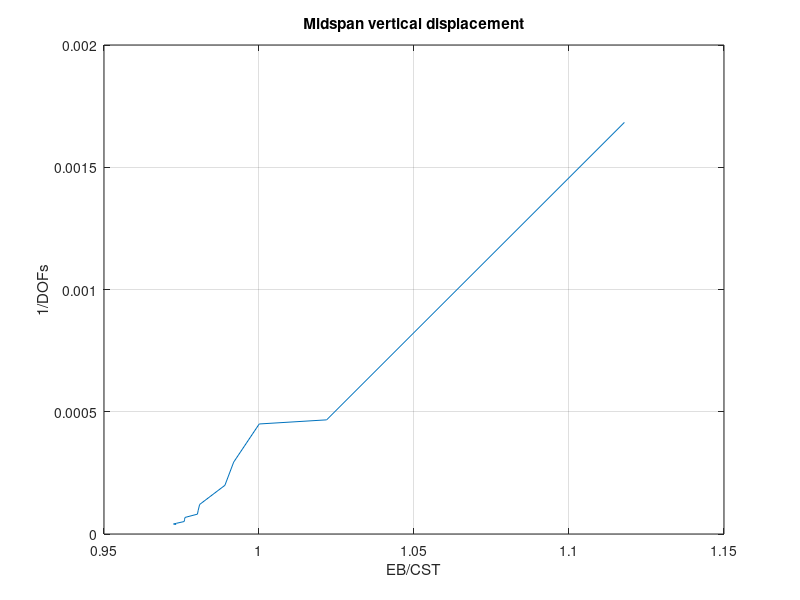
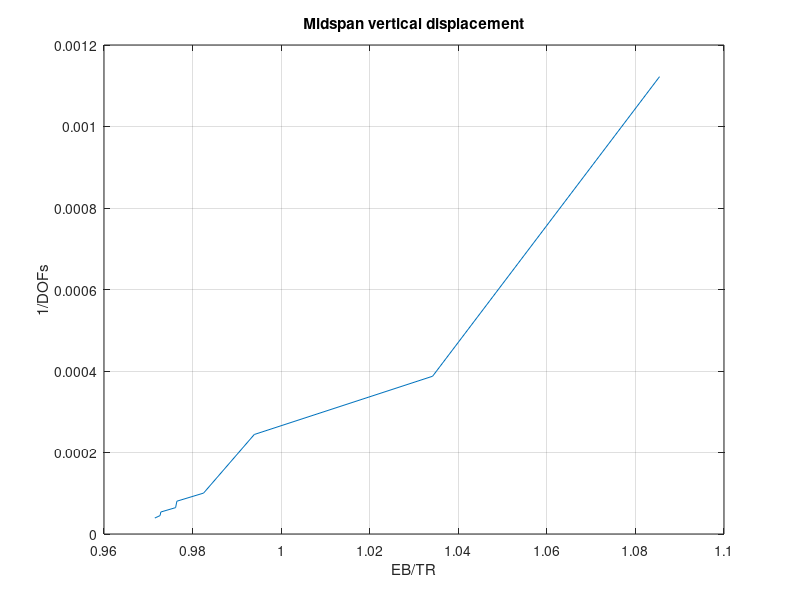
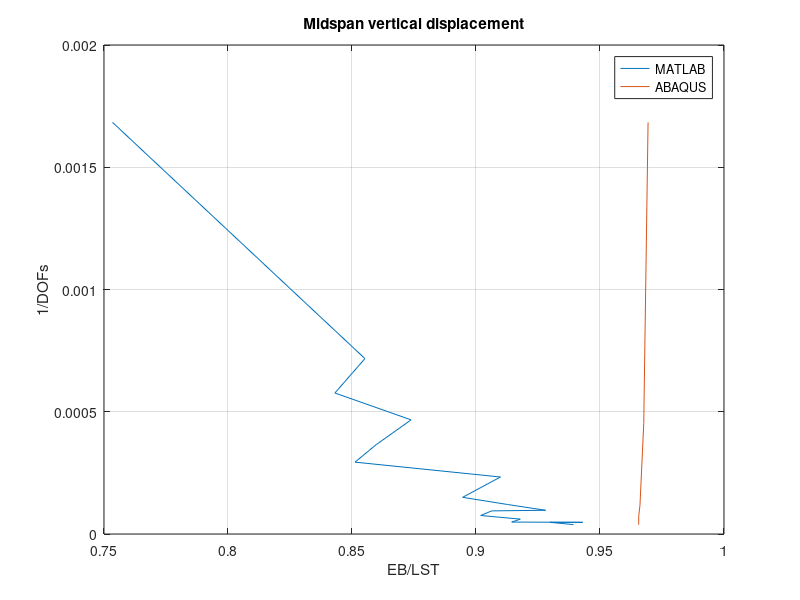
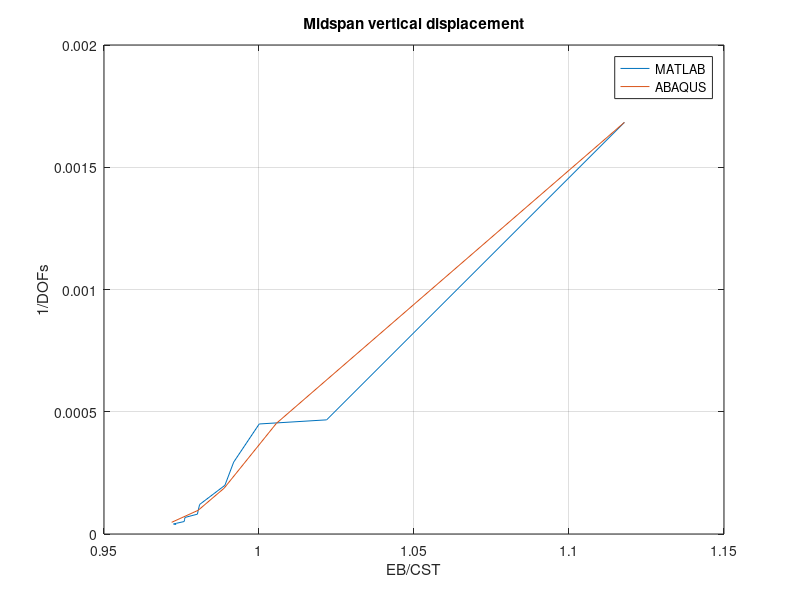

MATLAB code for these plots, in order:
clear all;
close all;
clc;
Euler = 0.001190476190476;

CST_dofs = [594,2142,2222,3402,5022,8282,10302,12322,14762,17182,19602,22842,24462,25662];
CST = [0.001064951716968,0.001165059242005,0.001190388895012,0.001200283991053,0.001203717354782,0.001213720937214,...
    0.001214289517394,0.001214598443731,0.001219601547756,0.001219790119117,0.001219912491413,0.001223069785971,0.001224238175844,...
    0.001223154500608];

LST_dofs = [594,1394,1734,2142,2730,3402,4290,6666,8282,10302,10578,13202,16422,20502,20898,20930,26082];
LST = [0.001580072703449,0.001392014990965,0.001412019295893,0.001362374920909,0.001384481393102,0.001398571095398,...
    0.001308427179395,0.001330708354128,0.001304366004828,0.001282749399446,0.001313490942182,...
    0.001319996006625,0.001297014379057,0.001301927429989,0.001262376654595,0.001280249347114,0.001267409217244];


TR_dofs = [891,2583,4095,9963,12423,15453,18513,22143,25545];
TR = [0.001096762300234,0.001151110756730,0.001197741821396,0.001211703000320,...
    0.001219183865479,0.001219542219717,0.001223723184922,0.001223937663794,0.001225441416596];


% figure;
% plot(Euler./LST,1./LST_dofs);
% grid on;
% ylabel('1/DOFs'); xlabel('EB/LST');
% title('Midspan vertical displacement');

figure;
plot(Euler./CST,1./CST_dofs);
grid on;
ylabel('1/DOFs'); xlabel('EB/CST');
title('Midspan vertical displacement');

figure;
plot(Euler./TR,1./TR_dofs);
grid on;
ylabel('1/DOFs'); xlabel('EB/TR');
title('Midspan vertical displacement');


%% ABAQUS

LST_dofs_A = [594,2210,8514,13202,20930,26082];
LST_A = [0.00122808,0.00123029,0.00123223,0.00123285,0.0012329,0.00123291];

figure;
plot(Euler./LST,1./LST_dofs,Euler./LST_A,1./LST_dofs_A);
grid on;
ylabel('1/DOFs'); xlabel('EB/LST');
title('Midspan vertical displacement');
legend('MATLAB','ABAQUS');


CST_dofs_A = [594,2210,5346,10302,20930];
CST_A = [0.00106495,0.00118384,0.00120405,0.00121429,0.00122499];

figure;
plot(Euler./CST,1./CST_dofs,Euler./CST_A,1./CST_dofs_A);
grid on;
ylabel('1/DOFs'); xlabel('EB/CST');
title('Midspan vertical displacement');
legend('MATLAB','ABAQUS');
